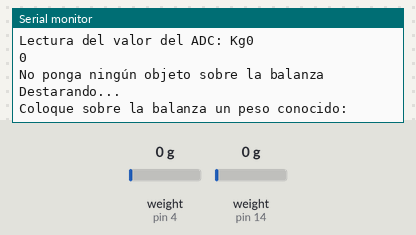
A sketch run on a simulated Arduino Uno, built with avr-gcc and run on an emulated ATmega328P. Parts: the last lines printed to the serial monitor. Inputs (shaded band) come from the test bench; at power-on: weight on the scale (sensors on pin 4, pin 14) 0 g.

Above: at 5.4 s.
5.5 s: weight on the scale (sensor on pin 4) set to 100 g
At 7.6 s:
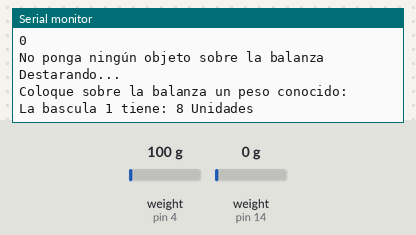
9.7 s: weight on the scale (sensor on pin 14) set to 100 g
At 10.7 s:
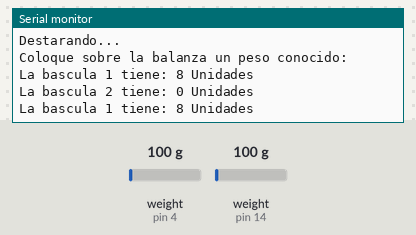
13.2 s: weight on the scale (sensor on pin 4) set to 1250 g
At 14.9 s:
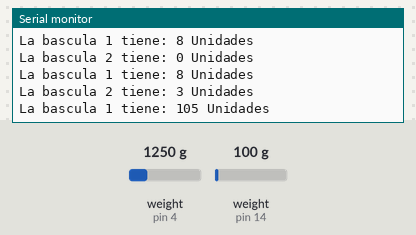
16.7 s: weight on the scale (sensor on pin 14) set to 1250 g
At 19.3 s:
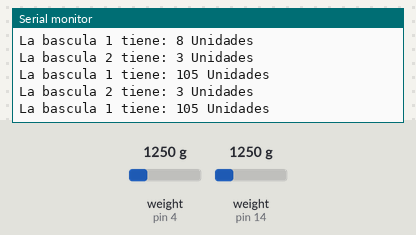
Timing chart, 0 to 20.8 s (numbered marks = the images above; inputs shaded):
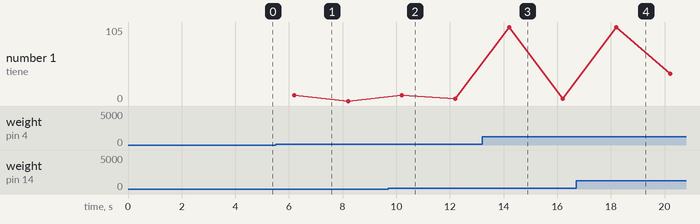

Measured:
- after the input at 5.5 s, the serial monitor: prints a new line after 0.70 s (image 1)
- after the input at 13.2 s, the serial monitor: prints a new line after 1.0 s (image 3)
- plotted number 1: 0 → 3 after the input at 9.7 s, 3 → 39 after the input at 16.7 s

The sketch:

Pruebas.ino
```cpp
#include "HX711.h"

const int Pin_DT1 = 4;
const int Pin_SCK1 = 2;
const int Pin_DT2 = 14;
const int Pin_SCK2 = 15;

HX711 balanza1;
HX711 balanza2;

const float interruptor1P15A = 11.8; //Peso por unidad de interruptores tipo 1P-15A.
const float interruptor3P70A = 31.5; //Peso por unidad de interruptores tipo 3P70A.

void setup() {
  Serial.begin(115200);
  balanza1.begin(Pin_DT1, Pin_SCK1);
  balanza2.begin(Pin_DT2, Pin_SCK2);
  Serial.print("Lectura del valor del ADC: Kg");
  Serial.println(balanza1.read());
  Serial.println(balanza2.read());
  Serial.println("No ponga ningún objeto sobre la balanza");
  Serial.println("Destarando...");
  balanza1.set_scale(216583.1652);
  balanza2.set_scale(218664.1038);
  balanza1.tare(20);
  balanza2.tare(20);
  Serial.println("Coloque sobre la balanza un peso conocido:");
}

void loop() {
  if (balanza1.wait_ready_timeout(2000)) {
    float pesouno = balanza1.get_units(20);
    float peso1 = pesouno * 1000;
    int UnidadesINT1P = peso1 / interruptor1P15A;
    Serial.print("La bascula 1 tiene: ");
    Serial.print(UnidadesINT1P);
    Serial.println(" Unidades");
  } else {
    Serial.println("HX711 no encontrado.");
    delay(2000);
  }

  if (balanza2.wait_ready_timeout(1000)) {
    float pesodos = balanza2.get_units(20);
    float peso2 = pesodos * 1000;
    int UnidadesINT3P = peso2 / interruptor3P70A;
    Serial.print("La bascula 2 tiene: ");
    Serial.print(UnidadesINT3P);
    Serial.println(" Unidades");
  } else {
    Serial.println("HX711 no encontrado.");
    delay(2000);
  }
}
```
